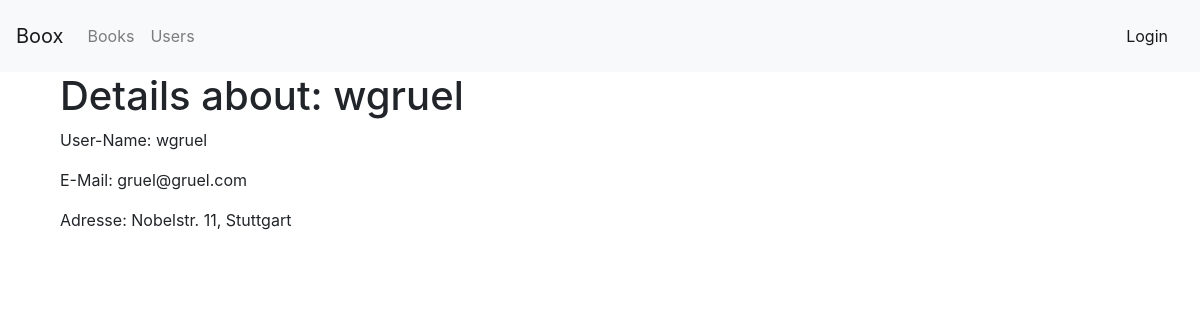
Screenshot of /?controller=user&action=detail&id=1 with the database file from the repository.
### tables this page shows
CREATE TABLE `user` (
  `id` int(11) NOT NULL,
  `username` varchar(255) NOT NULL,
  `password` varchar(255) NOT NULL,
  `admin` tinyint(1) NOT NULL DEFAULT '0',
  `email` varchar(255) NOT NULL,
  `address` text NOT NULL,
  `lat` varchar(15) NOT NULL,
  `lng` varchar(15) NOT NULL
);

### controllers/user.php (called while the page is built, shortened)
<?php
  class UserController {
    public function detailAction($id) {
      $user = User::getUser($id);
      require_once('views/userDetails.php');
    }
  }
?>

### helpers/dbhelper.php (called while the page is built, shortened)
<?php
class DBHelper {
  private $host = "localhost";
  private $database = "bookexchange";
  private $user = "root";
  private $password = "";
  public  $conn = false;
  public function __construct(){
      $this->conn = mysqli_connect($this->host, $this->user, $this->password)
        or die("Connection error " . mysqli_error());
      mysqli_select_db($this->conn, $this->database);
  }
  public function query($sql){
    $result = mysqli_query($this->conn, $sql);
    return $result;
  }
}
?>

### models/user.php (called while the page is built, shortened)
<?php
class User {
  private $username;
  private $email;
  private $address = "Nobelstr. 10, 70569 Stuttgart";
  private $lat = 0.0;
  private $lng = 0.0;
  protected static $db;
  public function __construct(){
    self::$db = new DBHelper();
  }
  public function setUser($id, $username, $password, $admin, $email, $address, $lat, $lng){
    $this->username = $username;
    $this->email = $email;
    $this->address = $address;
    $this->lat = $lat;
    $this->lng = $lng;
  }
  public static function getUser($id){
    $user = new User();
    $sql_query = "SELECT * FROM `user` WHERE `id` = " . $id;
    $result = self::$db->query($sql_query);
    $row = mysqli_fetch_array($result);
    $user->setUser($row['id'], $row['username'], $row['password'], $row['admin'], $row['email'], $row['address'], $row['lat'], $row['lng']);
    return $user;
  }
  public function getUsername(){
    return $this->username;
  }
  public function getAddress(){
    return $this->address;
  }
  public function getLat(){
    return $this->lat;
  }
  public function getLng(){
    return $this->lng;
  }
  public function getEmail(){
    return $this->email;
  }
}
?>

### views/userDetails.php (the view, shortened to what this page needs)
<html>
  <head>
    <link rel="stylesheet" href="https://maxcdn.bootstrapcdn.com/bootstrap/4.0.0-beta.2/css/bootstrap.min.css">
  </head>
  <body>
      <?php include('nav.php'); ?>
      <div class="container">
          <div class="col-md-12">
          <h1>Details about: <?php echo $user->getUsername(); ?></h1>
            <div class="form-group">
              User-Name: <?php echo $user->getUsername(); ?>
            </div>
            <div class="form-group">
              E-Mail: <?php echo $user->getEmail(); ?>
            </div>
            <div class="form-group">
              Adresse:
                <?php
                if ($user->getAddress() != "") {
                   echo $user->getAddress();
                 }
                 else {
                    echo "not available";
                  };
                ?>
            </div>
            <?php
            if ($user->getLat() && $user->getLng()){
            ?>
              <div style="clear: both; margin: 10px;">&nbsp;</div>
              <div id="map"></div>
            <?php } ?>
        </div>
      </div>
    </body>
</html>

### views/userDetails.php (style rules this page uses)
#map { height: 400px; width: 100%; }

### rows the page displays
user: username "wgruel", email "gruel@gruel.com", address "Nobelstr. 11, Stuttgart"
